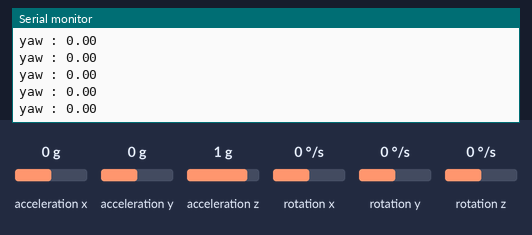
The sketch below on a simulated Arduino Uno, built with avr-gcc and run on an emulated ATmega328P. On the bench: the last lines printed to the serial monitor. Inputs (shaded band) come from the test bench; at power-on: rotation z 0 °/s, acceleration x 0 g, acceleration y 0 g, acceleration z 1 g, rotation x 0 °/s, rotation y 0 °/s.

Above: at 3.2 s.
3.3 s: rotation z set to 100 °/s
At 4.1 s:
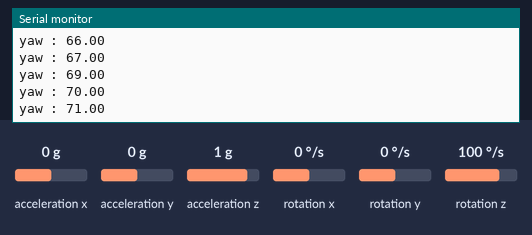
6.3 s: rotation z set to -192 °/s
At 7.2 s:
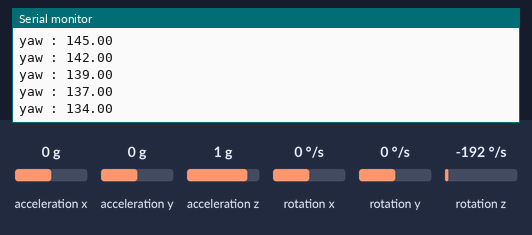
7.8 s: rotation z set to 0 °/s
At 8.8 s:
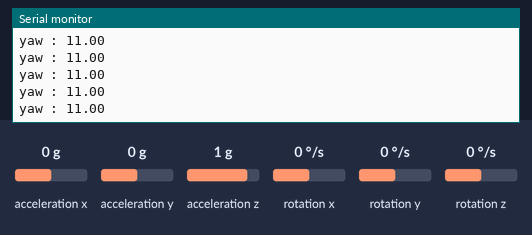
Timing chart, 0 to 10.8 s (numbered marks = the images above; inputs shaded):
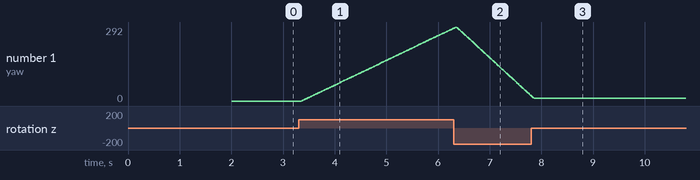

Measured:
- after the input at 3.3 s, the serial monitor: prints a new line after 0.07 s (image 1)
- plotted number 1: 0 → 287 after the input at 3.3 s

The sketch:

MPU_test.ino
```cpp
// Including Libraries:
#include <Wire.h>
#include <MPU6050_light.h>

// IMU:
MPU6050 mpu(Wire);


unsigned long timer = 0;
float angle=0;

void setup() {
  Serial.begin(9600);
  Wire.begin();


  byte status = mpu.begin();
  Serial.print(F("MPU6050 status: "));
  Serial.println(status);
  while(status!=0){ } // stop everything if could not connect to MPU6050

  Serial.println(F("Calculating offsets, do not move MPU6050"));
  delay(1000);
  // mpu.upsideDownMounting = true; // uncomment this line if the MPU6050 is mounted upside-down
  mpu.calcOffsets(); // gyro and accelero
  Serial.println("Done!\n");


}


void loop() {
  mpu.update();

  if((millis()-timer)>10)
  {
	  Serial.print("yaw : ");
    angle = int(mpu.getAngleZ());
  	Serial.println(angle);
	  timer = millis();
   }
}
```
